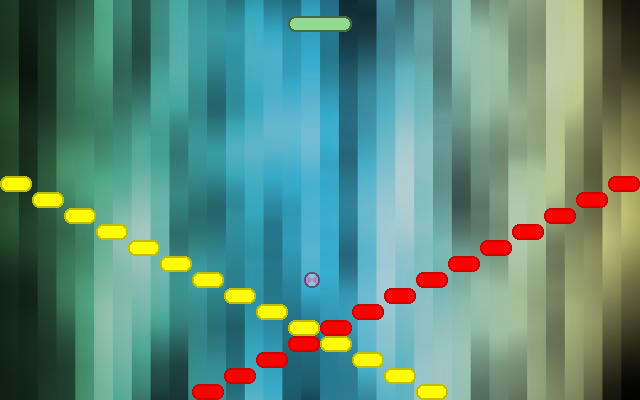

Below is a game level as drawn by its tile map, then a one-line description and the .tmx that defines it (tile-layer data replaced by summaries):
An orthogonal 40x25 tile map with 16x16 px tiles, 1 tile layer (Tile Layer), 1 image layer.

<map version="1.0" orientation="orthogonal" renderorder="right-down" width="40" height="25" tilewidth="16" tileheight="16" backgroundcolor="#000000">
 <properties>
  <property name="ExplosionParticlesCollideWithBall" value="0" />
  <property name="Gravity" value="-12.5" />
  <property name="KillingSpreeBonus" value="2000" />
  <property name="KillingSpreeInterval" value="2000" />
  <property name="KillingsPerKillingSpree" value="6" />
 </properties>
 <tileset firstgid="1" name="Default" tilewidth="64" tileheight="16">
  <tile id="0">
   <properties>
    <property name="Points" value="10" />
   </properties>
   <image width="32" height="16" source="../images/blue-block.png" />
  </tile>
  <tile id="1">
   <properties>
    <property name="Points" value="20" />
   </properties>
   <image width="32" height="16" source="../images/green-block.png" />
  </tile>
  <tile id="2">
   <properties>
    <property name="Points" value="30" />
   </properties>
   <image width="32" height="16" source="../images/light-block.png" />
  </tile>
  <tile id="3">
   <properties>
    <property name="Points" value="50" />
   </properties>
   <image width="32" height="16" source="../images/red-block.png" />
  </tile>
  <tile id="4">
   <properties>
    <property name="Points" value="5" />
    <property name="Restitution" value="0.1" />
   </properties>
   <image width="32" height="16" source="../images/yellow-block.png" />
  </tile>
  <tile id="5">
   <properties>
    <property name="Points" value="100" />
   </properties>
   <image width="32" height="16" source="../images/dark-block.png" />
  </tile>
  <tile id="6">
   <properties>
    <property name="Name" value="Ball" />
    <property name="Restitution" value="0.1" />
   </properties>
   <image width="16" height="16" source="../images/ball.png" />
  </tile>
  <tile id="7">
   <properties>
    <property name="Name" value="Racket" />
    <property name="Restitution" value="1.0" />
   </properties>
   <image width="64" height="16" source="../images/pad.png" />
  </tile>
  <tile id="8">
   <properties>
    <property name="Fixed" value="1" />
    <property name="Name" value="Wall" />
    <property name="Restitution" value="1.0" />
   </properties>
   <image width="32" height="16" source="../images/brick.png" />
  </tile>
 </tileset>
 <imagelayer name="Background" opacity="0.87">
  <image source="../backgrounds/abstract08.jpg" trans="aaaa00" />
 </imagelayer>
 <layer name="Tile Layer" width="40" height="25">
  <data>[1000 cells, 30 non-empty, 4 distinct tile ids]</data>
 </layer>
 <objectgroup name="Boundaries" visible="0" />
</map>
